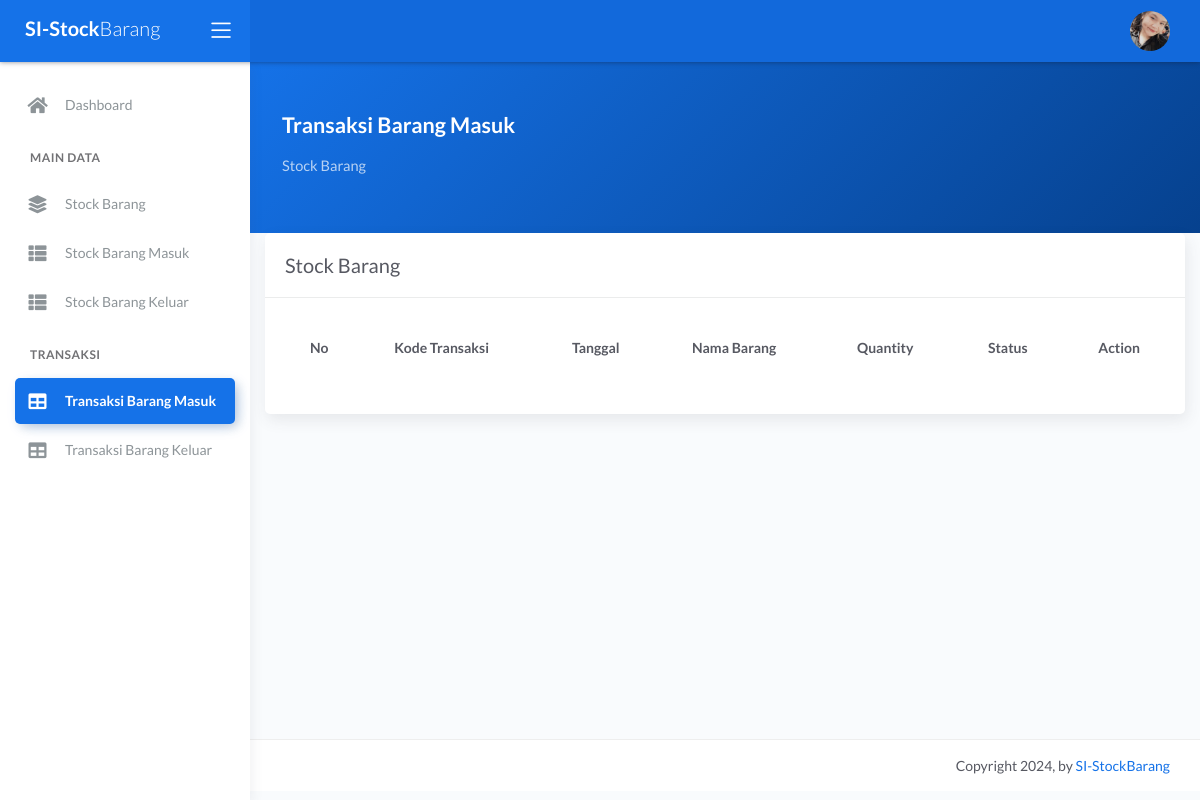
The page /Transaksi_barang_masuk.php (signed in) on the database as committed earlier.
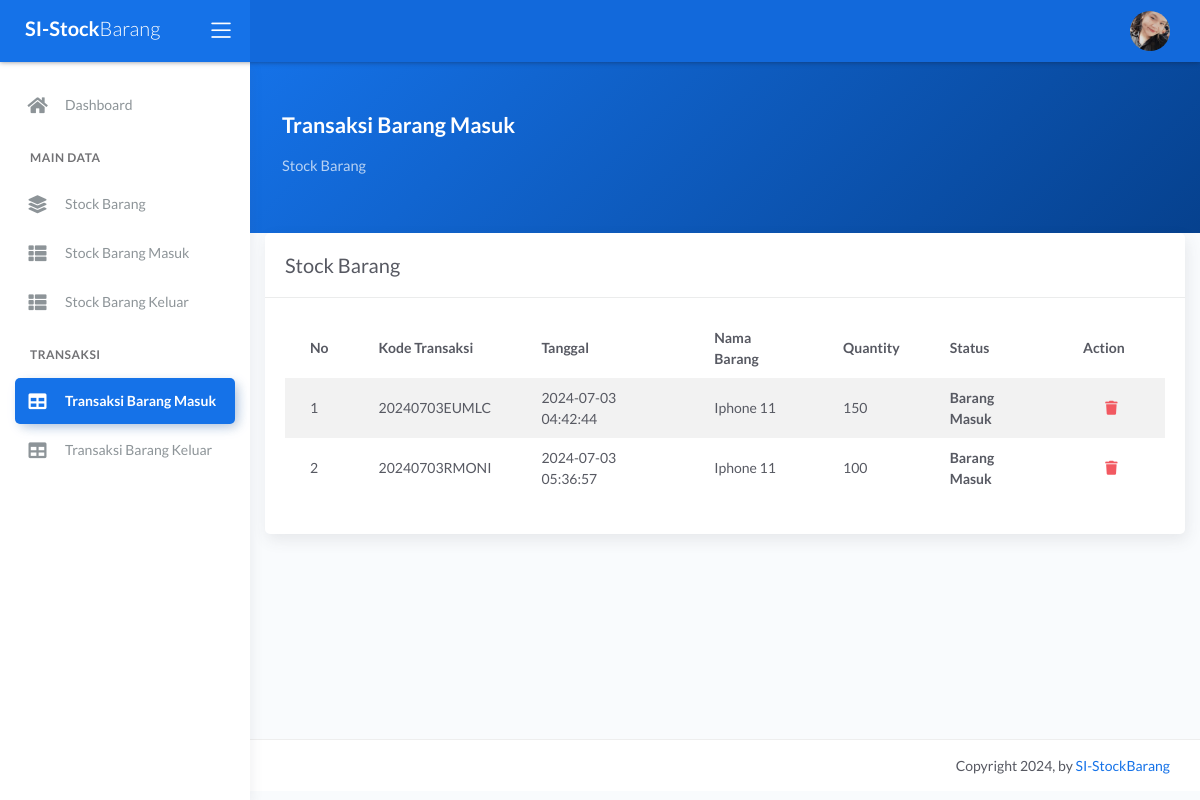
The same page on the database as committed later.
### tables this page shows
CREATE TABLE `trans_barang_masuk` (
  `id_trans` int(11) NOT NULL,
  `kode_trans` varchar(50) NOT NULL,
  `tanggal` timestamp NOT NULL DEFAULT current_timestamp() ON UPDATE current_timestamp(),
  `id_barang` int(11) NOT NULL,
  `qty` int(11) NOT NULL,
  `status` varchar(25) NOT NULL DEFAULT 'Barang Masuk'
);

CREATE TABLE `stock` (
  `id_barang` int(11) NOT NULL,
  `nama_barang` varchar(25) NOT NULL,
  `deskripsi` varchar(50) NOT NULL,
  `stock` int(11) NOT NULL
);

### Transaksi_barang_masuk.php (the view, shortened to what the changed rows need)
<?php
require 'main_function.php';
?>
<!DOCTYPE html>
<html lang="en">
<head>
	<link rel="stylesheet" href="assets/css/bootstrap.min.css">
	<link rel="stylesheet" href="assets/css/atlantis.min.css">
	<link rel="stylesheet" href="assets/css/demo.css">
</head>
<body>
	<div class="wrapper">
		<div class="main-panel">
			<div class="content">
				<div class="panel-header bg-primary-gradient">
					<div class="page-inner py-5">
						<div class="d-flex align-items-left align-items-md-center flex-column flex-md-row">
							<div>
								<h2 class="text-white pb-2 fw-bold">Transaksi Barang Masuk</h2>
							</div>
						</div>
					</div>
				</div>
				<div class="col-md-12">
							<div class="card">
								<div class="card-body">
									<div class="table-responsive">
									<table id="add-row" class="display table table-striped table-hover" >
											<thead>
												<tr>
													<th>No</th>
													<th>Kode Transaksi</th>
													<th>Tanggal</th>
													<th>Nama Barang</th>
													<th>Quantity</th>
													<th>Status</th>
                                                    <th style="width: 10%">Action</th>
												</tr>
											</thead>
											<tbody>
                                            <?php
                                                $i = 1;
                                                $get_all_data = mysqli_query($conn, "select * from trans_barang_masuk m, stock s where s.id_barang = m.id_barang ");
                                                while($data = mysqli_fetch_array($get_all_data)){
                                                        $id_trans = $data['id_trans'];
                                                        $kode_trans = $data['kode_trans'];
                                                        $tanggal = $data['tanggal'];
                                                        $nama_barang = $data['nama_barang'];
                                                        $qty = $data['qty'];
                                                        $status = $data['status'];
                                                    ?>
                                                    <tr>
                                                        <td><?= $i++;?></td>
                                                        <td><?= $kode_trans;?></td>
                                                        <td><?= $tanggal;?></td>
                                                        <td><?= $nama_barang;?></td>
                                                        <td><?= $qty;?></td>
                                                        <td class="fw-bold"><?= $status;?></td>
														<td>
                                                            <div class="form-button-action">
                                                                <button type="button" data-toggle="modal" data-target="#delete<?= $id_trans;?>" class="btn btn-link btn-danger">
                                                                    <i class="fa fa-trash"></i>
                                                                </button>
                                                            </div>
                                                        </td>
                                                    </tr>
                                                <?php
                                                };?>
											</tbody>
										</table>
									</div>
								</div>
							</div>
						</div>
			</div>
		</div>
	</div>
</body>
</html>

Rows that differ between the two databases and show on the page:
added trans_barang_masuk: kode_trans "20240703EUMLC", tanggal "2024-07-03 04:42:44", id_barang.nama_barang "Iphone 11", qty "150", status "Barang Masuk"
added trans_barang_masuk: kode_trans "20240703RMONI", tanggal "2024-07-03 05:36:57", id_barang.nama_barang "Iphone 11", qty "100", status "Barang Masuk"
